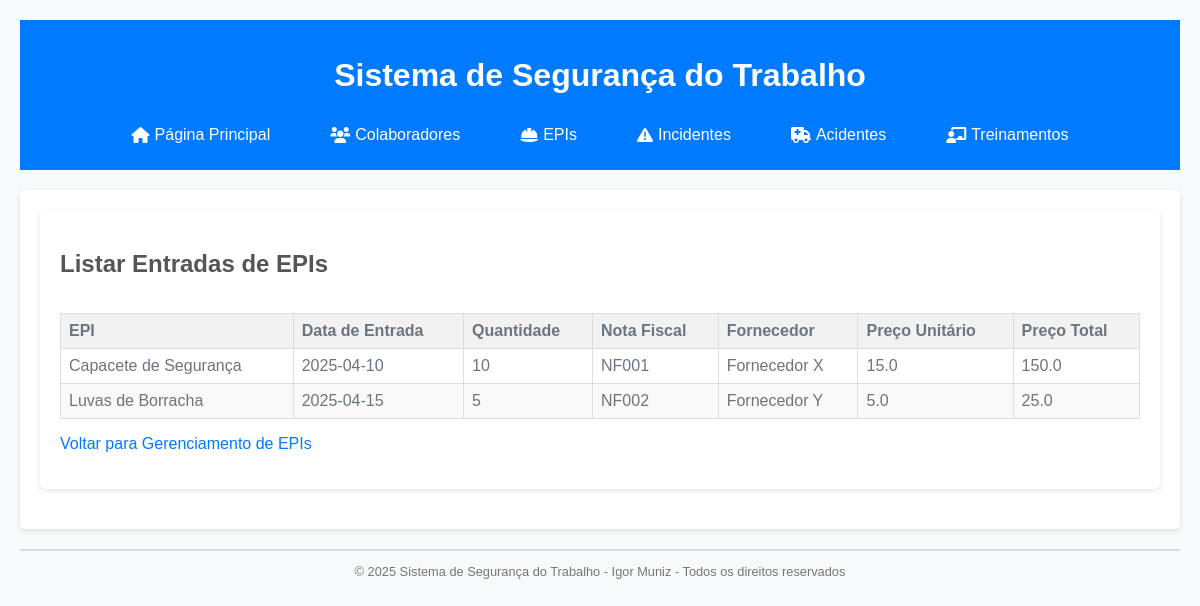
The page /listar_entradas_epi on the database its author committed.
### tables this page shows
CREATE TABLE entregas_epi (
    id INTEGER PRIMARY KEY AUTOINCREMENT,
    epi_id INTEGER NOT NULL,
    colaborador_id INTEGER,
    data_entrega TEXT NOT NULL,
    quantidade_entregue INTEGER NOT NULL,
    tipo_movimentacao TEXT NOT NULL,
    nota_fiscal TEXT,
    preco_unitario REAL,
    preco_total REAL,
    fornecedor TEXT,        -- Nova coluna
    FOREIGN KEY (epi_id) REFERENCES epis(id),
    FOREIGN KEY (colaborador_id) REFERENCES colaboradores(id)
);

CREATE TABLE epis (
    id INTEGER PRIMARY KEY AUTOINCREMENT,
    nome TEXT NOT NULL UNIQUE,
    ca TEXT,
    descricao TEXT NOT NULL,
    fabricante TEXT,
    data_validade TEXT,
    controlar_periodicidade TEXT NOT NULL DEFAULT 'Nao',
    periodicidade_troca INTEGER,
    quantidade_estoque INTEGER NOT NULL DEFAULT 0,
    estoque_minimo INTEGER NOT NULL DEFAULT 0
);

### app.py (the view)
@app.route('/listar_entradas_epi')
def listar_entradas_epi():
    db = get_db()
    entradas = db.execute("""
        SELECT e.nome as epi_nome, en.data_entrega, en.quantidade_entregue, en.nota_fiscal,
               en.preco_unitario, en.preco_total, en.fornecedor
        FROM entregas_epi en
        JOIN epis e ON en.epi_id = e.id
        WHERE en.tipo_movimentacao = 'Entrada'
    """).fetchall()
    return render_template('listar_entradas_epi.html', entradas=entradas)

### database.py (called while the page is built)
def get_db():
    db = sqlite3.connect(DATABASE)
    db.row_factory = sqlite3.Row  # Isso permite acessar as colunas por nome
    return db

### templates/listar_entradas_epi.html (shortened to what this page needs)
{% extends 'base.html' %}
{% block content %}
<section class="list-section">
    <h1>
        Listar Entradas de EPIs
    </h1>
    {% if entradas %}
    <div class="table-container">
        <table>
            <thead>
                <tr>
                    <th>EPI</th>
                    <th>Data de Entrada</th>
                    <th>Quantidade</th>
                    <th>Nota Fiscal</th>
                    <th>Fornecedor</th>
                    <th>Preço Unitário</th>
                    <th>Preço Total</th>
                </tr>
            </thead>
            <tbody>
                {% for entrada in entradas %}
                <tr>
                    <td>{{ entrada['epi_nome'] }}</td>
                    <td>{{ entrada['data_entrega'] }}</td>
                    <td>{{ entrada['quantidade_entregue'] }}</td>
                    <td>{{ entrada['nota_fiscal'] or '-' }}</td>
                    <td>{{ entrada['fornecedor'] or '-' }}</td>
                    <td>{{ entrada['preco_unitario'] or '-' }}</td>
                    <td>{{ entrada['preco_total'] or '-' }}</td>
                </tr>
                {% endfor %}
            </tbody>
        </table>
    </div>
    {% else %}
    <p>
        Não há entradas de EPIs para exibir.
    </p>
    {% endif %}
    <p>
        <a href="/epis">
            Voltar para Gerenciamento de EPIs
        </a>
    </p>
</section>
{% endblock %}

### static/style.css (style rules this page uses)
body { font-family: sans-serif; margin: 20px; background-color: #f8f9fa; color: #6c757d; }
a { color: #007bff; text-decoration: none; transition: color 0.3s ease; }
main, .form-section, .list-section { background-color: #fff; padding: 20px; border-radius: 5px; box-shadow: 0 2px 5px rgba(0, 0, 0, 0.1); margin-bottom: 20px; }
main h1, .form-section h1, .list-section h1 { font-size: 1.5em; color: #555; margin-bottom: 15px; }
.table-container { overflow-x: auto; }
table { width: 100%; border-collapse: collapse; margin-top: 20px; }
th, td { border: 1px solid #ddd; padding: 8px; text-align: left; }
th { background-color: #f2f2f2; font-weight: bold; }
tr:nth-child(even) { background-color: #f9f9f9; }

### rows shown on the page
entregas_epi: epi_nome "Capacete de Segurança", data_entrega "2025-04-10", quantidade_entregue "10", nota_fiscal "NF001", fornecedor "Fornecedor X", preco_unitario "15.0", preco_total "150.0"
entregas_epi: epi_nome "Luvas de Borracha", data_entrega "2025-04-15", quantidade_entregue "5", nota_fiscal "NF002", fornecedor "Fornecedor Y", preco_unitario "5.0", preco_total "25.0"
